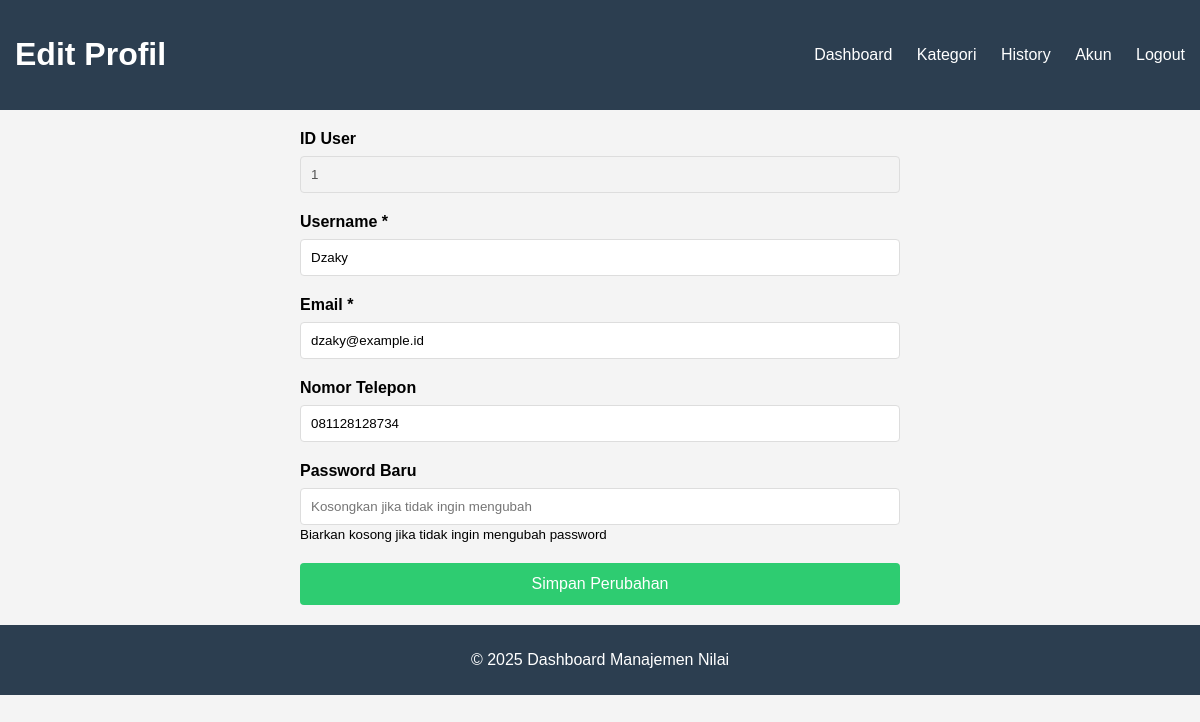
/EditProfil.php (signed in), run on the app's committed database.
### tables this page shows
CREATE TABLE `users` (
  `id_user` int(11) NOT NULL,
  `username` varchar(50) NOT NULL,
  `email` varchar(100) DEFAULT NULL,
  `password` varchar(255) NOT NULL,
  `phone` varchar(20) DEFAULT NULL
);

### EditProfil.php (the view, shortened to what this page needs)
<?php
include 'Koneksi.PHP';
$user_id = $_SESSION['user_id'];
$query = "SELECT * FROM users WHERE id_user = ?";
$stmt = mysqli_prepare($con, $query);
mysqli_stmt_bind_param($stmt, "i", $user_id);
mysqli_stmt_execute($stmt);
$result = mysqli_stmt_get_result($stmt);
$user = mysqli_fetch_assoc($result);
?>
<!DOCTYPE html>
<html lang="id">
<head>
    <link rel="stylesheet" href="../Design/Data.CSS">
    <link rel="stylesheet" href="../Design/EditProfil.CSS">
</head>
<body>
    <header class="navbar">
        <h1>Edit Profil</h1>
        <nav>
            <a href="Dashboard.php">Dashboard</a>
            <a href="Data.php">Kategori</a>
            <a href="History.php">History</a>
            <a href="Profil.php">Akun</a>
            <a href="Logout.php">Logout</a>
        </nav>
    </header>
    <main class="container">
        <div class="edit-container">
            <form method="POST">
                <div class="form-group">
                    <label>ID User</label>
                    <input type="text" value="<?= $user['id_user'] ?>" disabled>
                </div>
                <div class="form-group">
                    <label>Username *</label>
                    <input type="text" name="username" value="<?= htmlspecialchars($user['username']) ?>" required>
                </div>
                <div class="form-group">
                    <label>Email *</label>
                    <input type="email" name="email" value="<?= htmlspecialchars($user['email']) ?>" required>
                </div>
                <div class="form-group">
                    <label>Nomor Telepon</label>
                    <input type="text" name="phone" value="<?= htmlspecialchars($user['phone']) ?>">
                </div>
                <div class="form-group">
                    <label>Password Baru</label>
                    <input type="password" name="new_password" placeholder="Kosongkan jika tidak ingin mengubah">
                    <small>Biarkan kosong jika tidak ingin mengubah password</small>
                </div>
                <button type="submit" class="btn-save">Simpan Perubahan</button>
            </form>
        </div>
    </main>
    <footer>
        <p>&copy; 2025 Dashboard Manajemen Nilai</p>
    </footer>
</body>
</html>

### data on the page
users: id_user "1", username "Dzaky", email "dzaky@example.id", phone "081128128734"
